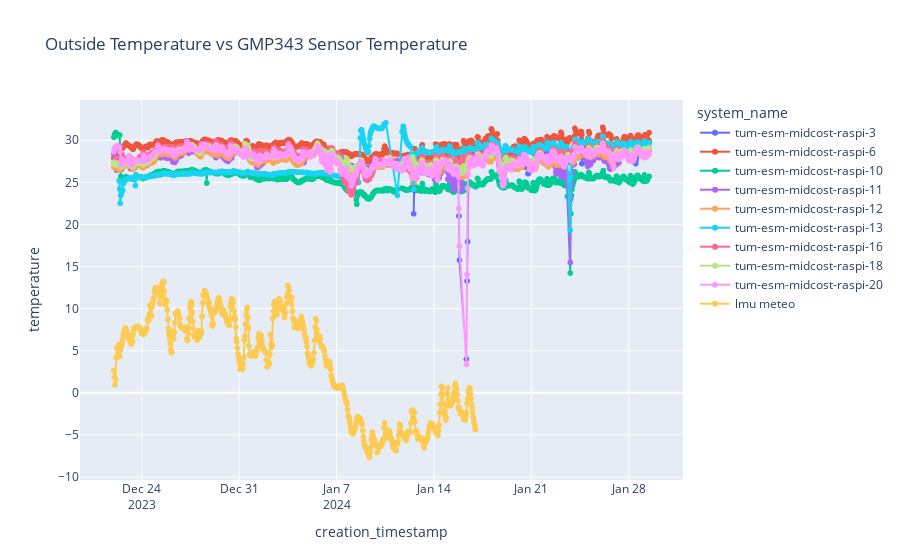

Here is the notebook cell this chart was saved with:
### Code cell
import plotly.express as px


fig = px.line(df_temp, x="creation_timestamp", y=f"temperature", markers=True, title = "Outside Temperature vs GMP343 Sensor Temperature", color="system_name")
fig.show()

### Figure 1 — Plotly figure (JSON) as saved in the notebook; plotly's stock layout.template omitted (floating-point values rounded to 4 significant figures; data arrays with more than 128 entries replaced by an {"elided": "..."} marker saying what was removed)
{"data": [{"hovertemplate": "system_name=tum-esm-midcost-raspi-3<br>creation_timestamp=%{x}<br>temperature=%{y}<extra></extra>", "legendgroup": "tum-esm-midcost-raspi-3", "line": {"color": "#636efa", "dash": "solid"}, "marker": {"symbol": "circle"}, "mode": "lines+markers", "name": "tum-esm-midcost-raspi-3", "showlegend": true, "type": "scattergl", "x": {"elided": "396 str values"}, "xaxis": "x", "y": {"elided": "396 float values"}, "yaxis": "y"}, {"hovertemplate": "system_name=tum-esm-midcost-raspi-6<br>creation_timestamp=%{x}<br>temperature=%{y}<extra></extra>", "legendgroup": "tum-esm-midcost-raspi-6", "line": {"color": "#EF553B", "dash": "solid"}, "marker": {"symbol": "circle"}, "mode": "lines+markers", "name": "tum-esm-midcost-raspi-6", "showlegend": true, "type": "scattergl", "x": {"elided": "917 str values"}, "xaxis": "x", "y": {"elided": "917 float values"}, "yaxis": "y"}, {"hovertemplate": "system_name=tum-esm-midcost-raspi-10<br>creation_timestamp=%{x}<br>temperature=%{y}<extra></extra>", "legendgroup": "tum-esm-midcost-raspi-10", "line": {"color": "#00cc96", "dash": "solid"}, "marker": {"symbol": "circle"}, "mode": "lines+markers", "name": "tum-esm-midcost-raspi-10", "showlegend": true, "type": "scattergl", "x": {"elided": "913 str values"}, "xaxis": "x", "y": {"elided": "913 float values"}, "yaxis": "y"}, {"hovertemplate": "system_name=tum-esm-midcost-raspi-11<br>creation_timestamp=%{x}<br>temperature=%{y}<extra></extra>", "legendgroup": "tum-esm-midcost-raspi-11", "line": {"color": "#ab63fa", "dash": "solid"}, "marker": {"symbol": "circle"}, "mode": "lines+markers", "name": "tum-esm-midcost-raspi-11", "showlegend": true, "type": "scattergl", "x": {"elided": "913 str values"}, "xaxis": "x", "y": {"elided": "913 float values"}, "yaxis": "y"}, {"hovertemplate": "system_name=tum-esm-midcost-raspi-12<br>creation_timestamp=%{x}<br>temperature=%{y}<extra></extra>", "legendgroup": "tum-esm-midcost-raspi-12", "line": {"color": "#FFA15A", "dash": "solid"}, "marker": {"symbol": "circle"}, "mode": "lines+markers", "name": "tum-esm-midcost-raspi-12", "showlegend": true, "type": "scattergl", "x": {"elided": "917 str values"}, "xaxis": "x", "y": {"elided": "917 float values"}, "yaxis": "y"}, {"hovertemplate": "system_name=tum-esm-midcost-raspi-13<br>creation_timestamp=%{x}<br>temperature=%{y}<extra></extra>", "legendgroup": "tum-esm-midcost-raspi-13", "line": {"color": "#19d3f3", "dash": "solid"}, "marker": {"symbol": "circle"}, "mode": "lines+markers", "name": "tum-esm-midcost-raspi-13", "showlegend": true, "type": "scattergl", "x": {"elided": "884 str values"}, "xaxis": "x", "y": {"elided": "884 float values"}, "yaxis": "y"}, {"hovertemplate": "system_name=tum-esm-midcost-raspi-16<br>creation_timestamp=%{x}<br>temperature=%{y}<extra></extra>", "legendgroup": "tum-esm-midcost-raspi-16", "line": {"color": "#FF6692", "dash": "solid"}, "marker": {"symbol": "circle"}, "mode": "lines+markers", "name": "tum-esm-midcost-raspi-16", "showlegend": true, "type": "scattergl", "x": {"elided": "887 str values"}, "xaxis": "x", "y": {"elided": "887 float values"}, "yaxis": "y"}, {"hovertemplate": "system_name=tum-esm-midcost-raspi-18<br>creation_timestamp=%{x}<br>temperature=%{y}<extra></extra>", "legendgroup": "tum-esm-midcost-raspi-18", "line": {"color": "#B6E880", "dash": "solid"}, "marker": {"symbol": "circle"}, "mode": "lines+markers", "name": "tum-esm-midcost-raspi-18", "showlegend": true, "type": "scattergl", "x": {"elided": "917 str values"}, "xaxis": "x", "y": {"elided": "917 float values"}, "yaxis": "y"}, {"hovertemplate": "system_name=tum-esm-midcost-raspi-20<br>creation_timestamp=%{x}<br>temperature=%{y}<extra></extra>", "legendgroup": "tum-esm-midcost-raspi-20", "line": {"color": "#FF97FF", "dash": "solid"}, "marker": {"symbol": "circle"}, "mode": "lines+markers", "name": "tum-esm-midcost-raspi-20", "showlegend": true, "type": "scattergl", "x": {"elided": "906 str values"}, "xaxis": "x", "y": {"elided": "906 float values"}, "yaxis": "y"}, {"hovertemplate": "system_name=lmu meteo<br>creation_timestamp=%{x}<br>temperature=%{y}<extra></extra>", "legendgroup": "lmu meteo", "line": {"color": "#FECB52", "dash": "solid"}, "marker": {"symbol": "circle"}, "mode": "lines+markers", "name": "lmu meteo", "showlegend": true, "type": "scattergl", "x": {"elided": "625 str values"}, "xaxis": "x", "y": {"elided": "625 float values"}, "yaxis": "y"}], "layout": {"legend": {"title": {"text": "system_name"}, "tracegroupgap": 0}, "title": {"text": "Outside Temperature vs GMP343 Sensor Temperature"}, "xaxis": {"anchor": "y", "domain": [0, 1], "title": {"text": "creation_timestamp"}}, "yaxis": {"anchor": "x", "domain": [0, 1], "title": {"text": "temperature"}}}}
